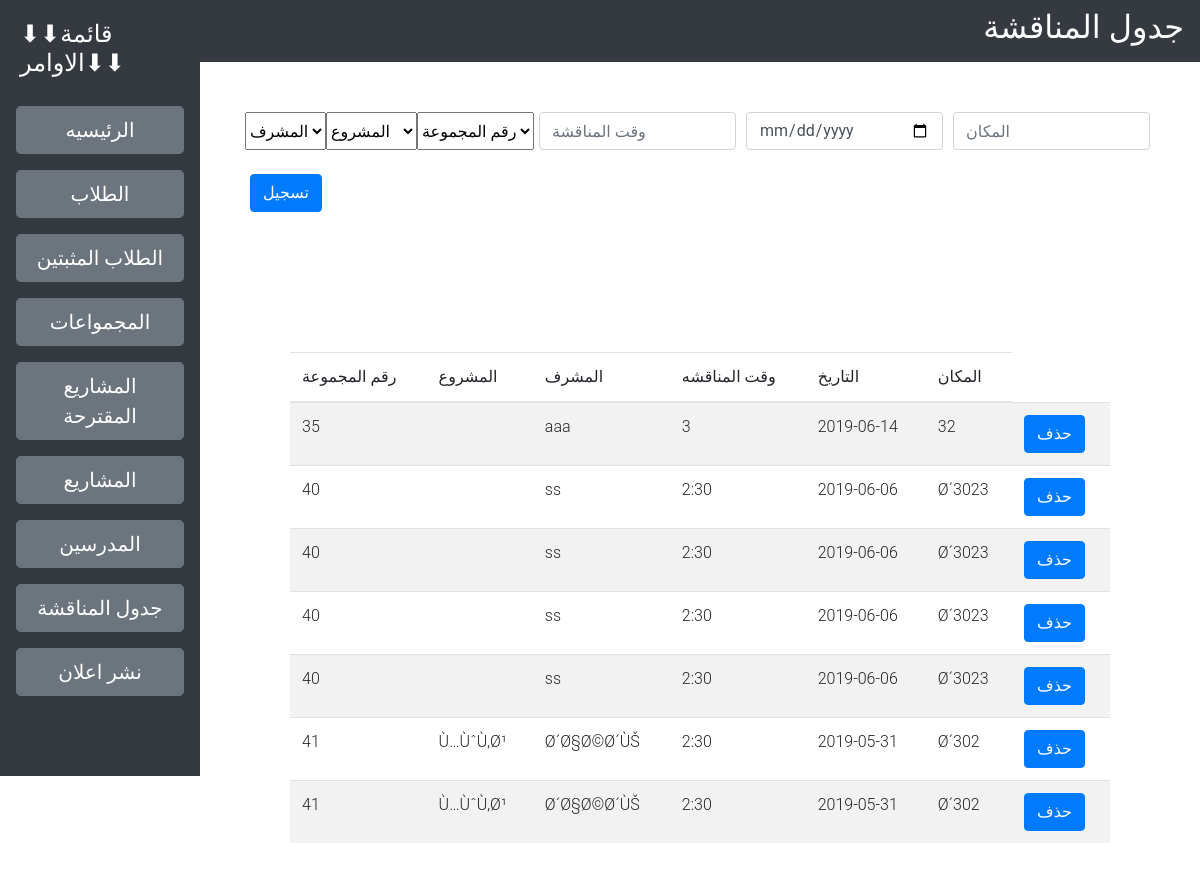
The page /shda.php on the database its author committed.
### tables this page shows
CREATE TABLE `shda` (
  `id` int(11) NOT NULL,
  `techname` varchar(50) NOT NULL,
  `ngro` int(20) NOT NULL,
  `time` varchar(50) NOT NULL,
  `date` date NOT NULL,
  `place` varchar(50) NOT NULL,
  `project` varchar(50) NOT NULL
);

### shda.php (the view, shortened to what this page needs)
<?php
$server = 'localhost';
$user = 'root';
$password = '';
$db_name = 'm';
$conn = new mysqli($server,$user,$password,$db_name);
?>
<!DOCTYPE html>
<html lang="en">
<head>
    <link rel="stylesheet" href="css/style.css">
    <link rel="stylesheet" href="https://stackpath.bootstrapcdn.com/bootstrap/4.3.1/css/bootstrap.min.css">
</head>
<body >
    <div class="row mx-0">
    <div class="col-2" style="padding: 0px"  >
        <div class=" bg-dark" >
        <ul class="nav flex-column">
            <li class="nav-item" >
          <h4 class="text-white" style="margin:20px" >⬇⬇قائمة الاوامر⬇⬇</h4>
      </li>
    <li class="nav-item">
       <a class="nav-link" href="admin.php"> <button type="button" class="btn btn-secondary btn-lg btn-block">الرئيسيه</button>
</a>
      </li>
             <li class="nav-item">
       <a class="nav-link active" href="student.php"><button type="button" class="btn btn-secondary btn-lg btn-block">الطلاب</button>
</a>
      </li>
      <li class="nav-item">
       <a class="nav-link active" href="studenta.php"><button type="button" class="btn btn-secondary btn-lg btn-block">الطلاب المثبتين</button>
</a>
      </li>
      <li class="nav-item">
            <a class="nav-link active" href="gro.php"><button type="button" class="btn btn-secondary btn-lg btn-block">المجمواعات</button>
</a>
      </li>
      <li class="nav-item">
       <a class="nav-link" href="project.php"> <button type="button" class="btn btn-secondary btn-lg btn-block">المشاريع المقترحة</button>
</a>
      </li>
     <li class="nav-item">
       <a class="nav-link" href="projecta.php"> <button type="button" class="btn btn-secondary btn-lg btn-block">المشاريع</button>
</a>
      </li>
    <li class="nav-item">
       <a class="nav-link" href="tech.php"> <button type="button" class="btn btn-secondary btn-lg btn-block">المدرسين</button>
</a>
      </li>
    <li class="nav-item">
       <a class="nav-link" href="shda.php"> <button type="button" class="btn btn-secondary btn-lg btn-block">جدول المناقشة</button>
</a>
      </li>
             <li class="nav-item">
       <a class="nav-link" href="aa.php"> <button type="button" class="btn btn-secondary btn-lg btn-block">نشر اعلان</button>
</a>
      </li>
        <br><br><br>
      </ul>
    </div>
    </div>
       <div class="col-10 " style="padding: 0px ">
        <nav class="navbar navbar-dark bg-dark">
  <h2 class="text-white"> جدول المناقشة</h2>
</nav>
<div style="padding: 50PX"  >
      <form action="" method="post">
           <div class="form-row">
               <select required name="techname">
                    <option value="">المشرف</option>
      </select>
               <select required name="project">
                    <option value="">المشروع</option>
      </select>
               <select required name="ngro">
                    <option value="">رقم المجموعة</option>
      </select>
    <div class="col">
      <input type="text" name="time" required class="form-control" placeholder="وقت المناقشة">
    </div>
    <div class="col">
      <input type="date" name="date" required class="form-control" placeholder="التاريخ">
    </div>
    <div class="col">
      <input type="text" name="place" required class="form-control" placeholder="المكان">
    </div>
  </div>
      <br><button class="btn btn-primary" type="submit" name="register">تسجيل</button>
</form>
</div>
    <div style="padding: 90PX"  >
        <form action="" method="post">
      <table class="table table-striped">
  <thead>
    <tr>
        <th scope="col">رقم المجموعة</th>
         <th scope="col">المشروع</th>
        <th scope="col">المشرف</th>
      <th scope="col">وقت المناقشه</th>
      <th scope="col">التاريخ</th>
      <th scope="col">المكان</th>
    </tr>
  </thead>
              <tbody>
   <?php
            $sql = "SELECT * FROM shda  ";
            $result = mysqli_query($conn, $sql);
            while($row = mysqli_fetch_assoc($result)) {
            ?>
            <tr>
                <td><?= $row['ngro'] ?></td>
                <td><?= $row['project'] ?></td>
                <td><?= $row['techname'] ?></td>
                <td><?= $row['time'] ?></td>
                 <td><?= $row['date'] ?></td>
                <td><?= $row['place'] ?></td>
                <td><form action="delsh.php?n1=<?= $row['id'] ?>" method="post"> <button class="btn btn-primary"  type="submit"> حذف</button>  </form></td>
            </tr>
            <?php
            }
            ?>
  </tbody>
        </table></form>
</div>
    </div>
    </div>
</body>
</html>

### css/style.css (style rules this page uses)
* { margin: 0; font-family: "Roboto", sans-serif, "Helvetica", sans-serif; font-weight: 300; }
.btn { background: #efefef; padding: 10px 15px; text-decoration: none; border-radius: 3px; color: #000; font-weight: 400; }
.container h1, h2, h3 { margin-top: 15px; margin-left: 0; font-weight: 400; }

### rows shown on the page
shda: ngro "35", techname "aaa", time "3", date "2019-06-14", place "32"
shda: ngro "40", techname "ss", time "2:30", date "2019-06-06", place "Ø´3023"
shda: ngro "40", techname "ss", time "2:30", date "2019-06-06", place "Ø´3023"
shda: ngro "40", techname "ss", time "2:30", date "2019-06-06", place "Ø´3023"
shda: ngro "40", techname "ss", time "2:30", date "2019-06-06", place "Ø´3023"
shda: ngro "41", project "Ù…ÙˆÙ‚Ø¹", techname "Ø´Ø§Ø©Ø´ÙŠ", time "2:30", date "2019-05-31", place "Ø´302"
shda: ngro "41", project "Ù…ÙˆÙ‚Ø¹", techname "Ø´Ø§Ø©Ø´ÙŠ", time "2:30", date "2019-05-31", place "Ø´302"
